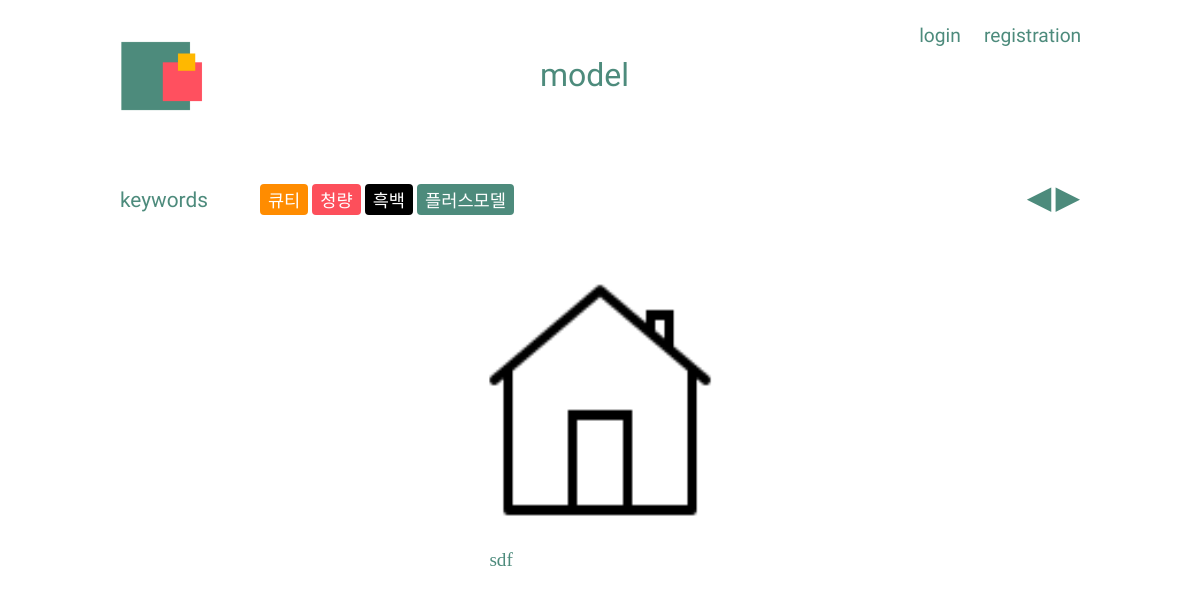
The page /posts/model/filter/bnw/ on the database its author committed.
### posts/models.py (models this page shows, shortened)
class Models(models.Model):
    title = models.CharField(max_length=20)
    text = models.TextField(default='', null=True, blank=True)
    image1 = models.ImageField(upload_to = 'images/')
    image2 = models.ImageField(upload_to = 'images/', default='', null=True, blank=True)
    image3 = models.ImageField(upload_to = 'images/', default='', null=True, blank=True)
    image4 = models.ImageField(upload_to = 'images/', default='', null=True, blank=True)
    image5 = models.ImageField(upload_to = 'images/', default='', null=True, blank=True)
    thumbnail = ImageSpecField(source='image1', processors=[ResizeToFill(120,80)], format='JPEG')
    CATEGORY_CHOICES = (
        ('큐티', '큐티'),
        ('청량', '청량'),
        ('흑백사진', '흑백사진'),
        ('플러스모델', '플러스모델'),
    )
    category = models.CharField(max_length=5, choices=CATEGORY_CHOICES, null=True)

### posts/views.py (the view)
# urls.py: path('model/filter/bnw/', views.filter_bnw, name="filter_bnw"),
def filter_bnw(request):
    post_bnw = Models.objects.filter(category="흑백사진")
    bnw_paginator = Paginator(post_bnw, 4)
    bnw_page = request.GET.get('page')
    bnw_posts = bnw_paginator.get_page(bnw_page)
    return render(request, 'model/filter_bnw.html', {'post_bnw': post_bnw,
                                                     'bnw_posts': bnw_posts,
                                                     'bnw_paginator': bnw_paginator, })

### posts/templates/model/filter_bnw.html (shortened to what this page needs)
{% extends 'model/model_base.html' %}
{% block content %}
        <div class="b">
            <div class="array">
                {% for bnw in bnw_posts %}
                        <div class="card">
                            <div class="box-1">
                                <a href="{% url 'model_detail' bnw.id %}">
                                    <img src="{{ bnw.image1.url }}" width="200" height="250">
                                </a>
                            </div>
                            <div class="box-2">
                                <p class="c">{{ bnw.title }}</p>
                            </div>
                        </div>
                {% endfor %}
        </div>
        </div>
  <div class="paginator">
     {% if bnw_posts.has_previous %}
      <a href="?page={{ bnw_posts.previous_page_number }}">◀</a>
    {% else %}
      <span>◀</span>
  {% endif %}
    {% if bnw_posts.has_next %}
      <a href="?page={{ bnw_posts.next_page_number }}">▶</a>
    {% else %}
      <span>▶</span>
    {% endif %}
  </div>
{% endblock content %}

### posts/static/css/model_photo.css (style rules this page uses)
body { margin: 0; padding: 0; overflow-x: hidden; font-family: 'KOMACON'; }
.paginator { position: absolute; top: 22.3%; right: 10%; }
.paginator > span { color: rgb(77,139,124); font-size: 2em; }
.b { position: absolute; width: 100%; top:35%; }
.array { display: flex; flex-direction: row; width: 80%; margin-left: 10%; }
.card { margin: auto; display: block; width: 24%; height: 82%; }
.array > .card { background-color: white; border-radius: 4px; }
.box-1 > a > img { position: relative; width:100%; padding: 0; border-radius: 4px; }
.box-2 { position: relative; background-color: white; width:96%; height: 20%; margin: 0 2%; padding: 0; }
.c { font-size: 1.2em; color: rgb(77,139,124); margin-bottom: 0; }

### rows shown on the page
Models: image1 (picture), title "sdf"
